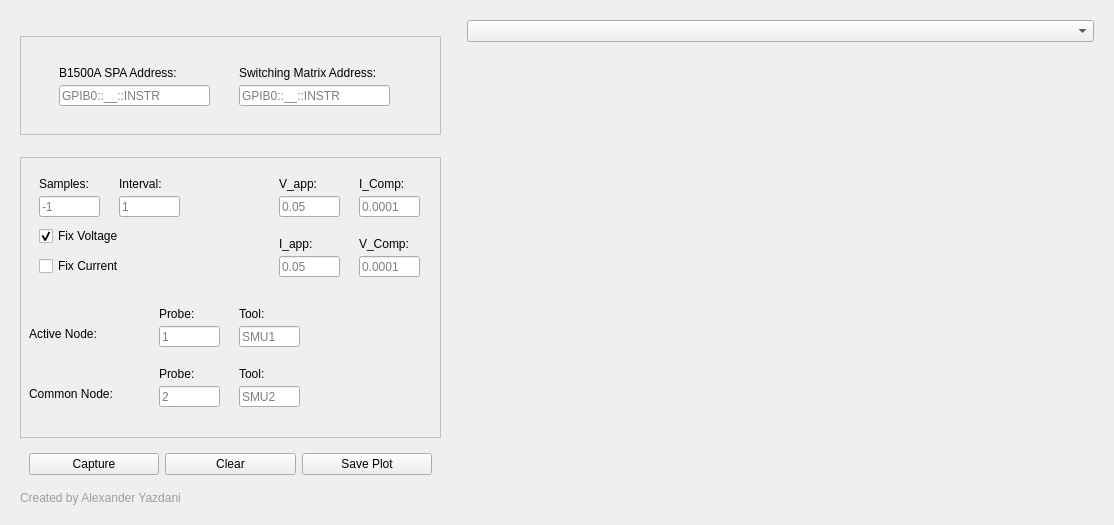
<?xml version="1.0" encoding="UTF-8"?>
<ui version="4.0">
 <class>Form</class>
 <widget class="QWidget" name="Form">
  <property name="geometry">
   <rect>
    <x>0</x>
    <y>0</y>
    <width>1114</width>
    <height>525</height>
   </rect>
  </property>
  <property name="windowTitle">
   <string>Form</string>
  </property>
  <layout class="QHBoxLayout" name="horizontalLayout_3">
   <item>
    <widget class="QWidget" name="widget_3" native="true">
     <property name="minimumSize">
      <size>
       <width>441</width>
       <height>501</height>
      </size>
     </property>
     <property name="maximumSize">
      <size>
       <width>441</width>
       <height>16777215</height>
      </size>
     </property>
     <layout class="QVBoxLayout" name="verticalLayout">
      <item>
       <spacer name="verticalSpacer_4">
        <property name="orientation">
         <enum>Qt::Vertical</enum>
        </property>
        <property name="sizeHint" stdset="0">
         <size>
          <width>20</width>
          <height>40</height>
         </size>
        </property>
       </spacer>
      </item>
      <item>
       <widget class="QWidget" name="widget_6" native="true">
        <property name="minimumSize">
         <size>
          <width>421</width>
          <height>99</height>
         </size>
        </property>
        <property name="maximumSize">
         <size>
          <width>421</width>
          <height>16777215</height>
         </size>
        </property>
        <property name="styleSheet">
         <string notr="true">#widget_6{
	border: 1px  solid #C0C0C0;
}</string>
        </property>
        <layout class="QHBoxLayout" name="horizontalLayout_4">
         <item>
          <widget class="QWidget" name="widget" native="true">
           <property name="minimumSize">
            <size>
             <width>401</width>
             <height>81</height>
            </size>
           </property>
           <widget class="QLabel" name="label_2">
            <property name="geometry">
             <rect>
              <x>210</x>
              <y>20</y>
              <width>161</width>
              <height>16</height>
             </rect>
            </property>
            <property name="text">
             <string>Switching Matrix Address:</string>
            </property>
           </widget>
           <widget class="QLineEdit" name="Switching_Matrix_Address">
            <property name="geometry">
             <rect>
              <x>210</x>
              <y>40</y>
              <width>151</width>
              <height>21</height>
             </rect>
            </property>
            <property name="placeholderText">
             <string>GPIB0::__::INSTR</string>
            </property>
           </widget>
           <widget class="QLabel" name="label">
            <property name="geometry">
             <rect>
              <x>30</x>
              <y>20</y>
              <width>141</width>
              <height>16</height>
             </rect>
            </property>
            <property name="text">
             <string>B1500A SPA Address:</string>
            </property>
           </widget>
           <widget class="QLineEdit" name="B1500A_address">
            <property name="geometry">
             <rect>
              <x>30</x>
              <y>40</y>
              <width>151</width>
              <height>21</height>
             </rect>
            </property>
            <property name="text">
             <string/>
            </property>
            <property name="placeholderText">
             <string>GPIB0::__::INSTR</string>
            </property>
           </widget>
          </widget>
         </item>
        </layout>
       </widget>
      </item>
      <item>
       <spacer name="verticalSpacer">
        <property name="orientation">
         <enum>Qt::Vertical</enum>
        </property>
        <property name="sizeHint" stdset="0">
         <size>
          <width>20</width>
          <height>40</height>
         </size>
        </property>
       </spacer>
      </item>
      <item>
       <widget class="QWidget" name="widget_5" native="true">
        <property name="minimumSize">
         <size>
          <width>421</width>
          <height>281</height>
         </size>
        </property>
        <property name="maximumSize">
         <size>
          <width>421</width>
          <height>281</height>
         </size>
        </property>
        <property name="styleSheet">
         <string notr="true">#widget_5
{
	border: 1px  solid #C0C0C0;
}</string>
        </property>
        <layout class="QHBoxLayout" name="horizontalLayout_2">
         <item>
          <widget class="QWidget" name="widget_2" native="true">
           <property name="minimumSize">
            <size>
             <width>401</width>
             <height>281</height>
            </size>
           </property>
           <widget class="QLabel" name="label_3">
            <property name="geometry">
             <rect>
              <x>10</x>
              <y>10</y>
              <width>60</width>
              <height>16</height>
             </rect>
            </property>
            <property name="text">
             <string>Samples:</string>
            </property>
           </widget>
           <widget class="QLineEdit" name="v_start_entry">
            <property name="geometry">
             <rect>
              <x>10</x>
              <y>30</y>
              <width>61</width>
              <height>21</height>
             </rect>
            </property>
            <property name="placeholderText">
             <string>-1</string>
            </property>
           </widget>
           <widget class="QLineEdit" name="v_stop_entry">
            <property name="geometry">
             <rect>
              <x>90</x>
              <y>30</y>
              <width>61</width>
              <height>21</height>
             </rect>
            </property>
            <property name="placeholderText">
             <string>1</string>
            </property>
           </widget>
           <widget class="QLineEdit" name="I_comp_entry">
            <property name="geometry">
             <rect>
              <x>330</x>
              <y>30</y>
              <width>61</width>
              <height>21</height>
             </rect>
            </property>
            <property name="placeholderText">
             <string>0.0001</string>
            </property>
           </widget>
           <widget class="QLineEdit" name="v_step_entry">
            <property name="geometry">
             <rect>
              <x>250</x>
              <y>30</y>
              <width>61</width>
              <height>21</height>
             </rect>
            </property>
            <property name="placeholderText">
             <string>0.05</string>
            </property>
           </widget>
           <widget class="QLabel" name="label_4">
            <property name="geometry">
             <rect>
              <x>90</x>
              <y>10</y>
              <width>60</width>
              <height>16</height>
             </rect>
            </property>
            <property name="text">
             <string>Interval:</string>
            </property>
           </widget>
           <widget class="QLabel" name="label_5">
            <property name="geometry">
             <rect>
              <x>250</x>
              <y>10</y>
              <width>60</width>
              <height>16</height>
             </rect>
            </property>
            <property name="text">
             <string>V_app:</string>
            </property>
           </widget>
           <widget class="QLabel" name="label_6">
            <property name="geometry">
             <rect>
              <x>330</x>
              <y>10</y>
              <width>60</width>
              <height>16</height>
             </rect>
            </property>
            <property name="text">
             <string>I_Comp:</string>
            </property>
           </widget>
           <widget class="QLineEdit" name="probe_active_entry">
            <property name="geometry">
             <rect>
              <x>130</x>
              <y>160</y>
              <width>61</width>
              <height>21</height>
             </rect>
            </property>
            <property name="placeholderText">
             <string>1</string>
            </property>
           </widget>
           <widget class="QLineEdit" name="tool_active_entry">
            <property name="geometry">
             <rect>
              <x>210</x>
              <y>160</y>
              <width>61</width>
              <height>21</height>
             </rect>
            </property>
            <property name="placeholderText">
             <string>SMU1</string>
            </property>
           </widget>
           <widget class="QLabel" name="label_10">
            <property name="geometry">
             <rect>
              <x>130</x>
              <y>140</y>
              <width>60</width>
              <height>16</height>
             </rect>
            </property>
            <property name="text">
             <string>Probe:</string>
            </property>
           </widget>
           <widget class="QLabel" name="label_12">
            <property name="geometry">
             <rect>
              <x>210</x>
              <y>140</y>
              <width>60</width>
              <height>16</height>
             </rect>
            </property>
            <property name="text">
             <string>Tool:</string>
            </property>
           </widget>
           <widget class="QLineEdit" name="tool_common_entry">
            <property name="geometry">
             <rect>
              <x>210</x>
              <y>220</y>
              <width>61</width>
              <height>21</height>
             </rect>
            </property>
            <property name="placeholderText">
             <string>SMU2</string>
            </property>
           </widget>
           <widget class="QLabel" name="label_13">
            <property name="geometry">
             <rect>
              <x>130</x>
              <y>200</y>
              <width>60</width>
              <height>16</height>
             </rect>
            </property>
            <property name="text">
             <string>Probe:</string>
            </property>
           </widget>
           <widget class="QLineEdit" name="probe_common_entry">
            <property name="geometry">
             <rect>
              <x>130</x>
              <y>220</y>
              <width>61</width>
              <height>21</height>
             </rect>
            </property>
            <property name="placeholderText">
             <string>2</string>
            </property>
           </widget>
           <widget class="QLabel" name="label_16">
            <property name="geometry">
             <rect>
              <x>210</x>
              <y>200</y>
              <width>60</width>
              <height>16</height>
             </rect>
            </property>
            <property name="text">
             <string>Tool:</string>
            </property>
           </widget>
           <widget class="QLabel" name="label_8">
            <property name="geometry">
             <rect>
              <x>0</x>
              <y>160</y>
              <width>81</width>
              <height>16</height>
             </rect>
            </property>
            <property name="text">
             <string>Active Node:</string>
            </property>
           </widget>
           <widget class="QLabel" name="label_9">
            <property name="geometry">
             <rect>
              <x>0</x>
              <y>220</y>
              <width>101</width>
              <height>16</height>
             </rect>
            </property>
            <property name="text">
             <string>Common Node:</string>
            </property>
           </widget>
           <widget class="QLineEdit" name="I_comp_entry_2">
            <property name="geometry">
             <rect>
              <x>330</x>
              <y>90</y>
              <width>61</width>
              <height>21</height>
             </rect>
            </property>
            <property name="placeholderText">
             <string>0.0001</string>
            </property>
           </widget>
           <widget class="QLineEdit" name="v_step_entry_2">
            <property name="geometry">
             <rect>
              <x>250</x>
              <y>90</y>
              <width>61</width>
              <height>21</height>
             </rect>
            </property>
            <property name="placeholderText">
             <string>0.05</string>
            </property>
           </widget>
           <widget class="QLabel" name="label_14">
            <property name="geometry">
             <rect>
              <x>250</x>
              <y>70</y>
              <width>60</width>
              <height>16</height>
             </rect>
            </property>
            <property name="text">
             <string>I_app:</string>
            </property>
           </widget>
           <widget class="QLabel" name="label_15">
            <property name="geometry">
             <rect>
              <x>330</x>
              <y>70</y>
              <width>60</width>
              <height>16</height>
             </rect>
            </property>
            <property name="text">
             <string>V_Comp:</string>
            </property>
           </widget>
           <widget class="QCheckBox" name="checkBox">
            <property name="geometry">
             <rect>
              <x>10</x>
              <y>60</y>
              <width>87</width>
              <height>20</height>
             </rect>
            </property>
            <property name="text">
             <string>Fix Voltage</string>
            </property>
            <property name="checked">
             <bool>true</bool>
            </property>
            <property name="autoExclusive">
             <bool>true</bool>
            </property>
           </widget>
           <widget class="QCheckBox" name="checkBox_2">
            <property name="geometry">
             <rect>
              <x>10</x>
              <y>90</y>
              <width>87</width>
              <height>20</height>
             </rect>
            </property>
            <property name="text">
             <string>Fix Current</string>
            </property>
            <property name="autoExclusive">
             <bool>true</bool>
            </property>
           </widget>
          </widget>
         </item>
        </layout>
       </widget>
      </item>
      <item>
       <spacer name="verticalSpacer_2">
        <property name="orientation">
         <enum>Qt::Vertical</enum>
        </property>
        <property name="sizeHint" stdset="0">
         <size>
          <width>20</width>
          <height>18</height>
         </size>
        </property>
       </spacer>
      </item>
      <item>
       <widget class="QWidget" name="widget_4" native="true">
        <property name="minimumSize">
         <size>
          <width>401</width>
          <height>41</height>
         </size>
        </property>
        <property name="maximumSize">
         <size>
          <width>421</width>
          <height>16777215</height>
         </size>
        </property>
        <layout class="QHBoxLayout" name="horizontalLayout">
         <item>
          <widget class="QPushButton" name="pushButton">
           <property name="text">
            <string>Capture</string>
           </property>
          </widget>
         </item>
         <item>
          <widget class="QPushButton" name="pushButton_3">
           <property name="text">
            <string>Clear</string>
           </property>
          </widget>
         </item>
         <item>
          <widget class="QPushButton" name="pushButton_4">
           <property name="text">
            <string>Save Plot</string>
           </property>
          </widget>
         </item>
        </layout>
       </widget>
      </item>
      <item>
       <spacer name="verticalSpacer_3">
        <property name="orientation">
         <enum>Qt::Vertical</enum>
        </property>
        <property name="sizeHint" stdset="0">
         <size>
          <width>20</width>
          <height>0</height>
         </size>
        </property>
       </spacer>
      </item>
      <item>
       <widget class="QLabel" name="name_label">
        <property name="styleSheet">
         <string notr="true">font: 75 8pt &quot;Myanmar Text&quot;;
color: rgb(158, 158, 158);
</string>
        </property>
        <property name="text">
         <string>Created by Alexander Yazdani</string>
        </property>
       </widget>
      </item>
     </layout>
    </widget>
   </item>
   <item>
    <widget class="QWidget" name="Plot_Widget" native="true">
     <property name="minimumSize">
      <size>
       <width>639</width>
       <height>501</height>
      </size>
     </property>
     <property name="styleSheet">
      <string notr="true"/>
     </property>
     <layout class="QGridLayout" name="gridLayout">
      <item row="0" column="0">
       <widget class="QComboBox" name="comboBox">
        <property name="currentText">
         <string/>
        </property>
       </widget>
      </item>
      <item row="1" column="0">
       <widget class="QStackedWidget" name="stackedWidget">
        <widget class="QWidget" name="voltage_page"/>
        <widget class="QWidget" name="current_page"/>
        <widget class="QWidget" name="resistance_page"/>
       </widget>
      </item>
     </layout>
    </widget>
   </item>
  </layout>
 </widget>
 <resources/>
 <connections/>
</ui>
